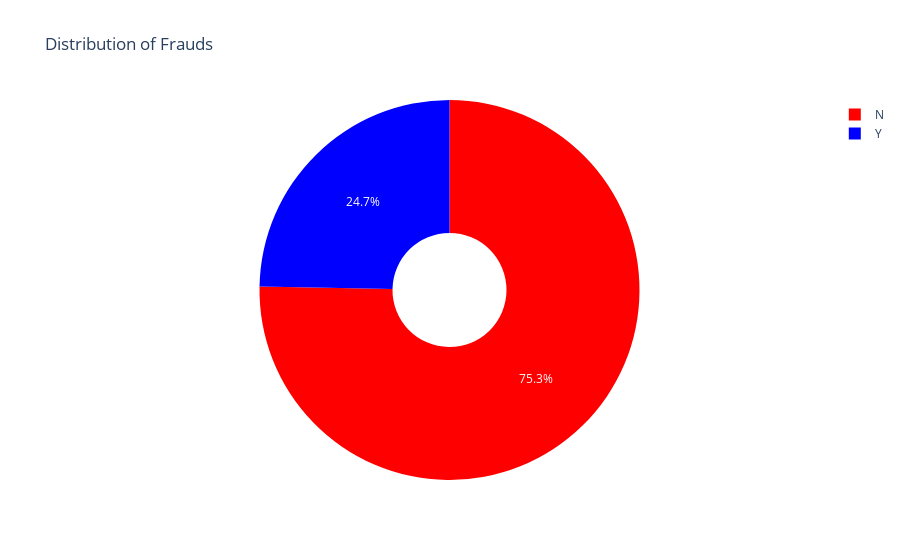

Source (notebook cell):
### Markdown cell above
### Data Visualizations

### Code cell
fraud = data['fraud_reported'].value_counts()

label_fraud = fraud.index
size_fraud = fraud.values

colors = ['red', 'blue']
trace = go.Pie(
         labels = label_fraud, values = size_fraud, marker = dict(colors = colors), name = 'Frauds', hole = 0.3)


df = [trace]

layout = go.Layout(
           title = 'Distribution of Frauds')

fig = go.Figure(data = df, layout = layout)

py.iplot(fig)

### Figure 1 — Plotly figure (JSON) as saved in the notebook; plotly's stock layout.template omitted (floating-point values rounded to 4 significant figures)
{"data": [{"hole": 0.3, "labels": ["N", "Y"], "marker": {"colors": ["red", "blue"]}, "name": "Frauds", "type": "pie", "values": [753, 247]}], "layout": {"title": {"text": "Distribution of Frauds"}}}
